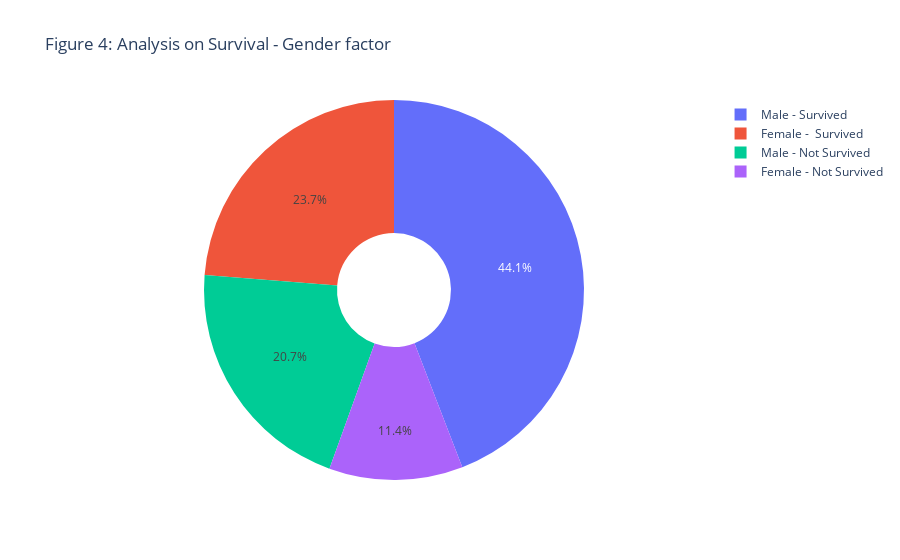

The code cell stored with this chart in its notebook:
### Code cell
import plotly.graph_objs as go
heart_data = df.copy()
male = heart_data[heart_data["sex"]==1]
female = heart_data[heart_data["sex"]==0]
male_survival= male[male["DEATH_EVENT"]==0]
female_survival= female[female["DEATH_EVENT"]==0]
## assign the labels
labels = ['Male - Survived','Male - Not Survived', "Female -  Survived", "Female - Not Survived"]
## value is set according to the labels
values = [len(male[heart_data["DEATH_EVENT"]==0]),len(male[heart_data["DEATH_EVENT"]==1]),
         len(female[heart_data["DEATH_EVENT"]==0]),len(female[heart_data["DEATH_EVENT"]==1])]
fig = go.Figure(data=[go.Pie(labels=labels,values=values,hole=.3)])
fig.update_layout(
    title_text = "Figure 4: Analysis on Survival - Gender factor"
)
fig.show()

### Figure 1 — Plotly figure (JSON) as saved in the notebook; plotly's stock layout.template omitted (floating-point values rounded to 4 significant figures)
{"data": [{"labels": ["Male - Survived", "Male - Not Survived", "Female -  Survived", "Female - Not Survived"], "values": [132, 62, 71, 34], "hole": 0.3, "type": "pie"}], "layout": {"title": {"text": "Figure 4: Analysis on Survival - Gender factor"}}}
